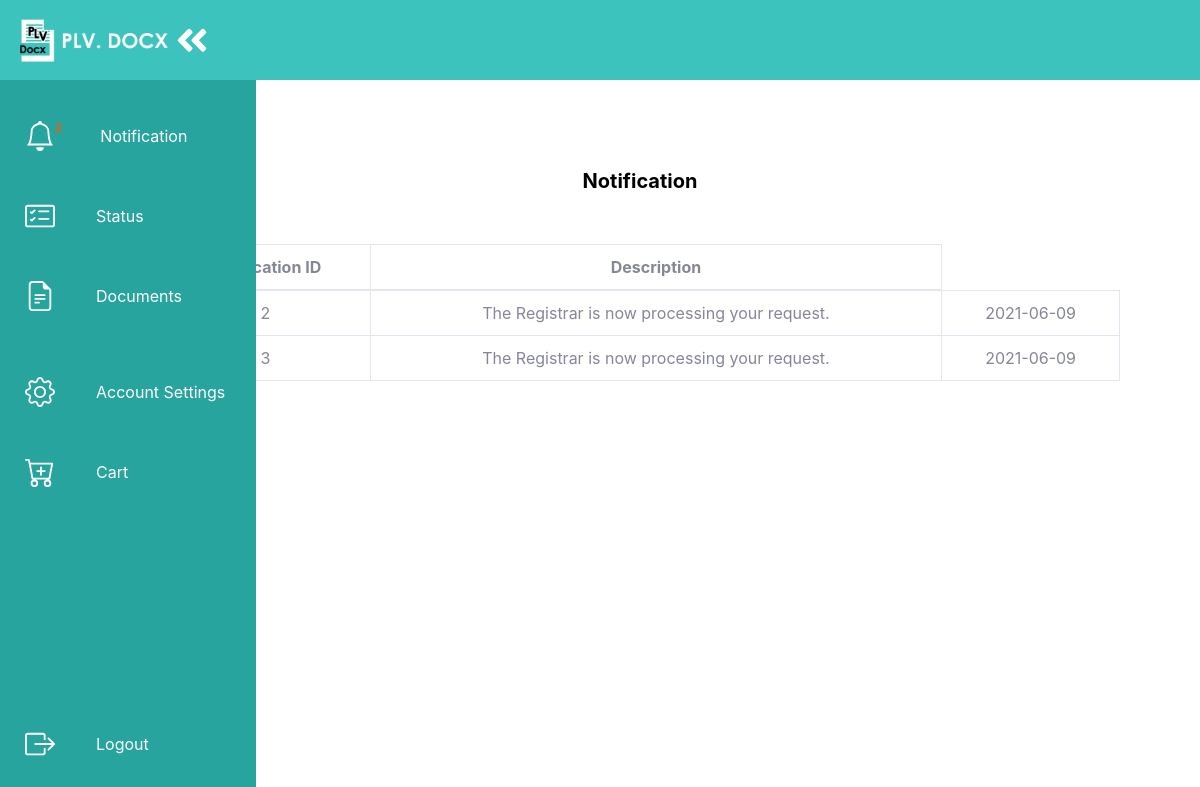
Page /student/notification.php (signed in) on the committed database.
### tables this page shows
CREATE TABLE `notificationstudent_tbl` (
  `notificationStudent_id` int(11) NOT NULL,
  `student_id` int(11) NOT NULL,
  `notificationStudent_description` varchar(1000) NOT NULL,
  `notificationStudent_isSeen` int(1) NOT NULL,
  `notificationStudent_date` date NOT NULL
);

### student/notification.php (the view, shortened to what this page needs)
<html>
<head>
    <link rel="stylesheet" href="css/notification.css"/>
    <link rel="stylesheet" href="css/sb-admin-2.css"/>
  </head>
  <body>
    <?php
      include('includes/navbar.php');
    ?>
    <main>
        <div class="mytabs">
            <label for="tabpay">Notification</label>
            <div class="tab">
            <div class="wrapper">
                    <div class="img-area">
                        <div class="container-fluid">
                        <div class="card-body">
                            <div class="table-responsive">
                            <?php
                                $studentID = $_SESSION['student_id'];
                                $connection = mysqli_connect("localhost","root","","plvdocx_db");
                                $query = "SELECT
                                                *
                                                from notificationstudent_tbl
                                                where student_id = $studentID;
                                ";
                                $query_run = mysqli_query($connection, $query);
                            ?>
                            <table class="table table-bordered" id="dataTable" width="100%" cellspacing="0">
                                <thead>
                                <tr class="text-center">
                                    <th> Notification ID </th>
                                    <th> Description </th>
                                </tr>
                                </thead>
                                <tbody>
                                <?php
                                    if(mysqli_num_rows($query_run) > 0){
                                        while($row = mysqli_fetch_assoc($query_run)){
                                            ?>
                                        <tr class="text-center">
                                            <td><?php echo $row['notificationStudent_id']; ?></td>
                                            <td><?php echo $row['notificationStudent_description']; ?></td>
                                            <td><?php echo $row['notificationStudent_date']; ?></td>
                                        </tr>
                                            <?php
                                        }
                                    }
                                    else{
                                        echo "No Record Found";
                                    }
                                ?>
                                </tbody>
                            </table>
                            </div>
                        </div>
                </div>
                    </div>
                </div>
            </div>
          </div>
    </main>
  </body>
  </html>

### student/css/notification.css (style rules this page uses)
:root { font-size: 16px; font-family: 'Open Sans'; --text-primary: #b6b6b6; --text-secondary: #ececec; --bg-primary: #23232e; --bg-secondary: #141418; --transition-speed: 600ms; }
body { color: black; background-color: white; margin: 0; padding: 0; }
main { margin-left: 5rem; padding: 1rem; }
.wrapper { position: relative; top:0vh; }
.img-area { display: flex; flex-wrap: wrap; flex-direction: row; align-items: center; justify-content: center; }
.mytabs { display: flex; flex-wrap: wrap; justify-content: center; max-width: 150vh; margin: 50px auto; padding: 20px; height: 1.8vh; font-size: 2.5vh; }
.mytabs label { padding-left: 25px; padding-right: 25px; padding-bottom: 12px; background: transparent; font-weight: bold; }
.mytabs .tab { position: relative; top:1vh; width: 100%; height: 60vh; order: 1; display: none; }
.mytabs input[type='radio']:checked + label + .tab { display: block; }
.mytabs input[type="radio"]:checked + label { background: transparent; border-bottom:transparent; color: black; }

### rows in the picture
notificationstudent_tbl: notificationStudent_id "2", notificationStudent_description "The Registrar is now processing your request.", notificationStudent_date "2021-06-09"
notificationstudent_tbl: notificationStudent_id "3", notificationStudent_description "The Registrar is now processing your request.", notificationStudent_date "2021-06-09"
